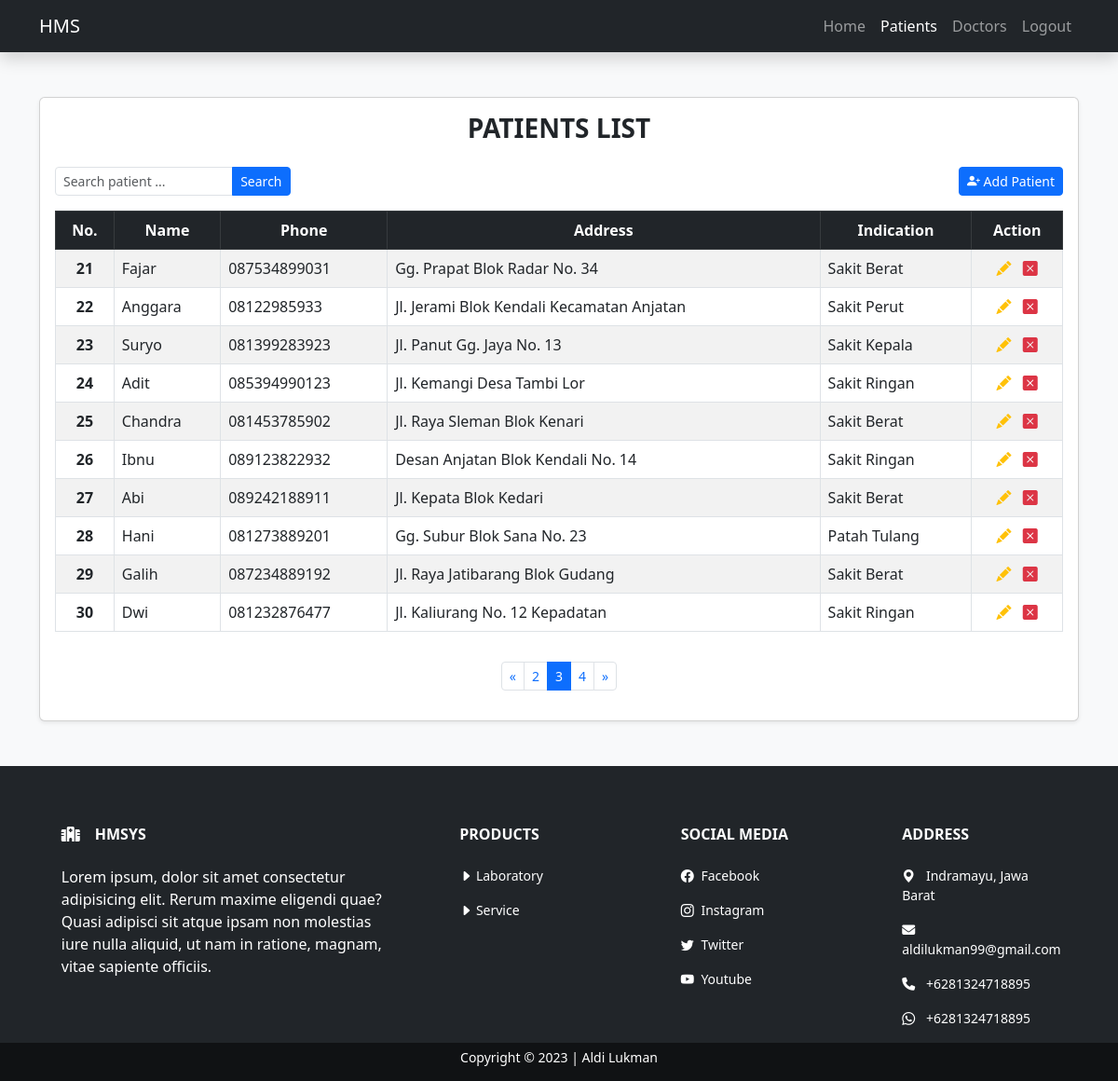
The page /pasient.php?page=3 (signed in) on the database its author committed.
### tables this page shows
CREATE TABLE `patients` (
  `id` int(11) NOT NULL,
  `name` varchar(255) NOT NULL,
  `phone` varchar(255) NOT NULL,
  `address` varchar(255) NOT NULL,
  `indication` varchar(255) NOT NULL
);

### admin/include/functions.php (called while the page is built, shortened)
<?php
$connect = mysqli_connect("localhost", "root", "", "hms");
function query($query)
{
    global $connect;
    $result = mysqli_query($connect, $query);
    $rows = [];
    while ($row = mysqli_fetch_assoc($result)) {
        $rows[] = $row;
    }
    return $rows;
};
$totalDataPerPage = 10;
$totalOfData = COUNT(query("SELECT * FROM patients"));
$totalOfpage = CEIL($totalOfData / $totalDataPerPage);
$activePage = (isset($_GET["page"])) ? $_GET["page"] : 1;
$firstPage = ($totalDataPerPage * $activePage) - $totalDataPerPage;
$totalLink = 1;
if ($activePage > $totalLink) {
    $startNumber = $activePage - $totalLink;
} else {
    $startNumber = 1;
}
if ($activePage < ($totalOfpage - $totalLink)) {
    $endNumber = $activePage + $totalLink;
} else {
    $endNumber = $totalOfpage;
}

### pasient.php (the view, shortened to what this page needs)
<?php
require 'admin/include/functions.php';
$patients = query("SELECT * FROM patients ORDER BY id DESC LIMIT $firstPage, $totalDataPerPage");
?>
<!doctype html>
<html lang="en">
<head>
  <link href="https://cdn.jsdelivr.net/npm/bootstrap@5.3.0-alpha1/dist/css/bootstrap.min.css" rel="stylesheet">
  <link rel="stylesheet" href="https://cdn.jsdelivr.net/npm/bootstrap-icons@1.10.3/font/bootstrap-icons.css">
  <link rel="stylesheet" href="https://cdnjs.cloudflare.com/ajax/libs/font-awesome/6.2.1/css/all.min.css" />
  <link rel="stylesheet" href="admin/assets/css/style.css">
</head>
<body class="bg-light">
  <nav class="navbar navbar-expand-lg bg-dark navbar-dark shadow">
    <div class="container">
      <a class="navbar-brand" href="index.php">HMS</a>
      <div class="collapse navbar-collapse" id="navbarNav">
        <ul class="navbar-nav ms-auto">
          <li class="nav-item">
            <a class="nav-link" aria-current="page" href="index.php">Home</a>
          </li>
          <li class="nav-item">
            <a class="nav-link active" href="pasient.php">Patients</a>
          </li>
          <li class="nav-item">
            <a class="nav-link" href="doctors.php">Doctors</a>
          </li>
          <li class="nav-item">
            <a class="nav-link" href="logout.php">Logout</a>
          </li>
        </ul>
      </div>
    </div>
  </nav>
  <div class="container py-5">
    <div class="card shadow-sm">
      <div class="card-body">
        <h3 class="fw-bold h3 text-dark text-center text-uppercase mb-4">Patients List</h3>
        <div class="row justify-contain-center">
          <div class="col col-md-4 col-lg-3 text-start">
            <form action="" method="post">
              <div class="input-group input-group-sm">
                <input type="text" class="form-control" placeholder="Search patient ..." name="keyword" autocomplete="off" id="keyword">
                <button class="btn btn-primary" type="submit" id="search" name="search">Search</button>
              </div>
            </form>
          </div>
          <div class="col text-end">
            <button type="button" class="btn btn-sm btn-primary addModal" data-bs-toggle="modal" data-bs-target="#patientAddModalLabel">
              <i class="bi bi-person-plus-fill"></i> Add Patient
            </button>
          </div>
        </div>
        <div class="row mt-3 justify-content-center">
          <div class="col-md-12">
            <div class="table-responsive">
              <table class="table align-middle table-bordered table-striped">
                <thead class="table-dark">
                  <tr class="text-center">
                    <th scope="col">No.</th>
                    <th scope="col">Name</th>
                    <th scope="col">Phone</th>
                    <th scope="col">Address</th>
                    <th scope="col">Indication</th>
                    <th class="text-center">Action</th>
                  </tr>
                </thead>
                <tbody>
                  <?php $i = 1 + $firstPage; ?>
                  <?php foreach ($patients as $pasient) : ?>
                    <tr>
                      <th class="text-center"><?= $i; ?></th>
                      <td><?= $pasient["name"]; ?></td>
                      <td><?= $pasient["phone"]; ?></td>
                      <td><?= $pasient["address"]; ?></td>
                      <td><?= $pasient["indication"]; ?></td>
                      <td class="text-center">
                        <a class="text-warning m-1" href="pasient.php?name=<?= $pasient["id"]; ?>" data-bs-toggle="modal" data-bs-target="#patientEditModalLabel<?= $pasient["id"]; ?>"><i class="bi bi-pencil-fill"></i></a>
                        <a class="text-danger m-1" href="pasient.php?id=<?= $pasient["id"]; ?>" data-bs-toggle="modal" data-bs-target="#patientDeleteModalLabel<?= $pasient["id"]; ?>"><i class="bi bi-x-square-fill"></i></a>
                      </td>
                    </tr>
                    <?php $i++; ?>
                  <?php endforeach; ?>
                </tbody>
              </table>
            </div>
            <ul class="pagination pagination-sm mt-3 justify-content-center">
              <li class="page-item">
                <?php if ($activePage > 1) : ?>
                  <a class="page-link" href="?page=<?= $activePage - 1;  ?>" aria-label="Previous">
                    <span aria-hidden="true">&laquo;</span>
                  </a>
                <?php endif; ?>
              </li>
              <?php for ($i = $startNumber; $i <= $endNumber; $i++) : ?>
                <?php if ($i == $activePage) : ?>
                  <li class="page-item active"><a class="page-link" href="?page=<?= $i; ?>"><?= $i; ?></a></li>
                <?php else : ?>
                  <li class="page-item"><a class="page-link" href="?page=<?= $i; ?>"><?= $i; ?></a></li>
                <?php endif; ?>
              <?php endfor; ?>
              <li class="page-item">
                <?php if ($activePage < $totalOfpage) : ?>
                  <a class="page-link" href="?page=<?= $activePage + 1;  ?>" aria-label="Previous">
                    <span aria-hidden="true">&raquo;</span>
                  </a>
                <?php endif; ?>
              </li>
            </ul>
          </div>
        </div>
      </div>
    </div>
  </div>
  <?php require 'admin/include/footer.php'; ?>

### admin/assets/css/style.css (style rules this page uses)
th { background-color: blue; }

### rows shown on the page
patients: name "Fajar", phone "087534899031", address "Gg. Prapat Blok Radar No. 34", indication "Sakit Berat"
patients: name "Anggara", phone "08122985933", address "Jl. Jerami Blok Kendali Kecamatan Anjatan", indication "Sakit Perut"
patients: name "Suryo", phone "081399283923", address "Jl. Panut Gg. Jaya No. 13", indication "Sakit Kepala"
patients: name "Adit", phone "085394990123", address "Jl. Kemangi Desa Tambi Lor", indication "Sakit Ringan"
patients: name "Chandra", phone "081453785902", address "Jl. Raya Sleman Blok Kenari", indication "Sakit Berat"
patients: name "Ibnu", phone "089123822932", address "Desan Anjatan Blok Kendali No. 14", indication "Sakit Ringan"
patients: name "Abi", phone "089242188911", address "Jl. Kepata Blok Kedari", indication "Sakit Berat"
patients: name "Hani", phone "081273889201", address "Gg. Subur Blok Sana No. 23", indication "Patah Tulang"
patients: name "Galih", phone "087234889192", address "Jl. Raya Jatibarang Blok Gudang", indication "Sakit Berat"
patients: name "Dwi", phone "081232876477", address "Jl. Kaliurang No. 12 Kepadatan", indication "Sakit Ringan"
